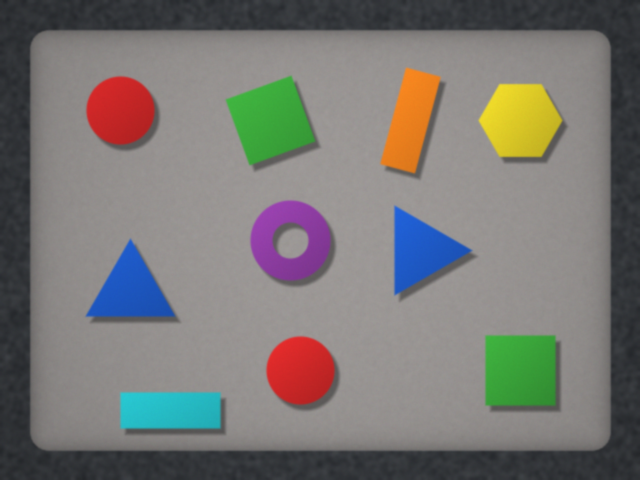
//> input picture assets/images/sample_color.png, 640 x 480 px
$ ./main   (built with g++ and OpenCV 4)
//> lines starting //> are read from the running program, lines starting //| are printed output that depends on the picture; after the words box and inside, x2 and y2 are one past the last pixel; in counts of white or black regions, pixels touching at a corner belong together
### vs/Ch16_ImageStudio/History.h
#pragma once
#include <opencv2/opencv.hpp>
#include <deque>
#include <string>
#include <vector>

// 되돌리기 · 다시 실행: 이미지 스냅숏(+ 이름)을 스택 두 개로 관리한다
class History
{
public:
    explicit History(size_t maxDepth = 20) : maxDepth_(maxDepth) {}

    void reset(const cv::Mat& img, const std::string& label)
    {
        undo_.clear();
        redo_.clear();
        current_ = { img.clone(), label };             // clone: History 가 자기 데이터를 가진다
    }

    // [25 lines left out: functions push, undo, redo, not called in this run]

    const cv::Mat& current() const { return current_.image; }
    const std::string& label() const { return current_.label; }
    size_t undoCount() const { return undo_.size(); }
    size_t redoCount() const { return redo_.size(); }

    // [7 lines left out: function labels, not called in this run]

private:
    struct Snapshot { cv::Mat image; std::string label; };
    std::deque<Snapshot> undo_;
    std::vector<Snapshot> redo_;
    Snapshot current_;
    size_t maxDepth_;
};

### vs/Ch16_ImageStudio/Pipeline.h
#pragma once
#include "Filter.h"
#include <vector>

// 필터를 순서대로 담아 한 번에 실행한다. 필터 객체의 주인(owner) = Pipeline
class Pipeline
{
public:
    void add(std::unique_ptr<Filter> f) { filters_.push_back(std::move(f)); }

    // [7 lines left out: function popBack, not called in this run]

    void clear() { filters_.clear(); }
    size_t size() const { return filters_.size(); }

    // [8 lines left out: function run, not called in this run]

    std::string describe() const
    {
        if (filters_.empty()) return "(none)";
        std::string s;
        for (size_t i = 0; i < filters_.size(); i++)
            s += (i ? " -> " : "") + filters_[i]->name();
        return s;
    }

private:
    std::vector<std::unique_ptr<Filter>> filters_;
};

### vs/Ch16_ImageStudio/Filters.cpp
#include "Filter.h"
#include <stdexcept>
using namespace cv;

// [13 lines left out: functions toGray, oddKernel, not called in this run]

Mat GrayFilter::apply(const Mat& src) const { return toGray(src); }

// [84 lines left out: functions apply, apply, apply, apply, apply, apply and 5 more, not called in this run]

std::map<std::string, FilterMaker> makeFactory()
{
    std::map<std::string, FilterMaker> f;
    f["gray"]   = [](std::istringstream&) { return std::make_unique<GrayFilter>(); };
    f["blur"]   = [](std::istringstream& in) { return std::make_unique<BlurFilter>(readInt(in, 5, "blur")); };
    f["median"] = [](std::istringstream& in) { return std::make_unique<MedianFilter>(readInt(in, 5, "median")); };
    f["thresh"] = [](std::istringstream& in) -> std::unique_ptr<Filter> {
        std::string arg = "otsu";
        in >> arg;
        if (arg == "otsu") return std::make_unique<ThresholdFilter>(-1);
        std::istringstream num(arg);
        int t = readInt(num, -1, "thresh");
        if (t < 0 || t > 255) throw std::out_of_range("thresh: 0~255 또는 otsu");
        return std::make_unique<ThresholdFilter>(t);
    };
    f["canny"] = [](std::istringstream& in) {
        int lo = readInt(in, 50, "canny");
        int hi = readInt(in, 150, "canny");
        if (lo >= hi) throw std::invalid_argument("canny: 낮은 값 < 높은 값 이어야 합니다");
        return std::make_unique<CannyFilter>(lo, hi);
    };
    f["sharpen"] = [](std::istringstream& in) { return std::make_unique<SharpenFilter>(readDouble(in, 1.0, "sharpen")); };
    f["bc"] = [](std::istringstream& in) {
        double alpha = readDouble(in, 1.2, "bc");
        int beta = readInt(in, 10, "bc");
        return std::make_unique<BrightnessContrastFilter>(alpha, beta);
    };
    f["morph"] = [](std::istringstream& in) {
        std::string op = "open";
        in >> op;
        return std::make_unique<MorphFilter>(op, readInt(in, 5, "morph"));
    };
    f["invert"] = [](std::istringstream&) { return std::make_unique<InvertFilter>(); };
    return f;
}

### vs/Ch16_ImageStudio/main.cpp
// 16차시 Image Studio — Visual Studio 판 (키보드 단축키 · 트랙바)
//  - Studio 클래스(명령 해석기)는 강좌 3교시 예제 3(브라우저 판)과 같습니다. 키를 "명령 문자열" 로 바꿔 execute() 에 넘깁니다.
//  - 솔루션 폴더(vs/)에 images/ 폴더를 복사해 두세요 (강좌 저장소의 assets/images). 저장 파일도 솔루션 폴더에 생깁니다.
//  - 실행 인수로 이미지 경로를 주면 그 이미지로 시작합니다:  Ch16_ImageStudio.exe my.png
#include "Filter.h"
#include "Pipeline.h"
#include "History.h"
#include <iostream>
#ifdef _WIN32
#include <windows.h>
#endif
using namespace cv;
using namespace std;

// 원본 | 결과를 나란히 + 위쪽 글자 띠 + 아래쪽 상태 줄
Mat sideBySide(const Mat& before, const Mat& after, const string& a, const string& b, const string& status)
{
    Mat l = before, r = after, out;                 // 헤더만 복사 — hconcat 이 새 Mat 을 만든다
    if (l.channels() == 1) cvtColor(before, l, COLOR_GRAY2BGR);
    if (r.channels() == 1) cvtColor(after, r, COLOR_GRAY2BGR);
    hconcat(l, r, out);
    for (int i = 0; i < 2; i++)
    {
        rectangle(out, Rect(i * l.cols, 0, l.cols, 32), Scalar(0, 0, 0), FILLED);
        putText(out, i == 0 ? a : b, Point(i * l.cols + 10, 23), FONT_HERSHEY_SIMPLEX, 0.7, Scalar(255, 255, 255), 2);
    }
    copyMakeBorder(out, out, 0, 30, 0, 0, BORDER_CONSTANT, Scalar(50, 50, 50));
    putText(out, status, Point(10, out.rows - 9), FONT_HERSHEY_SIMPLEX, 0.55, Scalar(0, 255, 255), 1);
    return out;
}

class Studio
{
public:
    Studio() : factory_(makeFactory()) {}
    bool execute(const string& line);               // false = 끝내기
    Mat view() const
    {
        return sideBySide(original_, history_.current(), "BEFORE", "AFTER: " + history_.label(),
                          format("undo %d | redo %d | ", (int)history_.undoCount(), (int)history_.redoCount()) + recipe_.describe());
    }
    bool hasImage() const { return !original_.empty(); }

private:
    void open(const string& path);
    void applyFilter(unique_ptr<Filter> f);
    void info() const;
    void help() const;

    map<string, FilterMaker> factory_;
    History history_{ 20 };
    Pipeline recipe_;                               // 원본 → 현재 이미지를 만든 필터들
    vector<unique_ptr<Filter>> redoFilters_;        // undo 로 꺼낸 필터 (redo 때 되돌려 놓음)
    Mat original_;
    string path_;
};

void Studio::open(const string& path)
{
    Mat img = imread(path);
    if (img.empty()) { cout << "  열 수 없음: " << path << endl; return; }
    original_ = img;
    path_ = path;
    history_.reset(img, "open");
    recipe_.clear();
    redoFilters_.clear();
    cout << "  열기: " << path << " (" << img.cols << "x" << img.rows << ")" << endl;
}

void Studio::applyFilter(unique_ptr<Filter> f)
{
    Mat result = f->apply(history_.current());
    history_.push(result, f->name());
    recipe_.add(std::move(f));                      // 필터 객체의 소유권을 레시피로 옮긴다
    redoFilters_.clear();
    cout << "  적용: " << history_.label() << " -> " << typeToString(result.type())
         << format(", 평균 %.1f", mean(result)[0]) << endl;
}

void Studio::info() const
{
    const Mat& cur = history_.current();
    cout << "  파일: " << path_ << ", 원본 " << original_.cols << "x" << original_.rows
         << " " << typeToString(original_.type()) << endl;
    cout << "  현재: " << history_.label() << " (" << typeToString(cur.type())
         << format(", 평균 %.1f)", mean(cur)[0]) << endl;
    cout << "  레시피: " << recipe_.describe() << endl;
    cout << "  undo " << history_.undoCount() << " / redo " << history_.redoCount() << endl;
}

void Studio::help() const
{
    cout << "  필터:";
    for (const auto& kv : factory_) cout << " " << kv.first;
    cout << endl << "  기타: open info history undo redo reset show save replay quit" << endl;
}

bool Studio::execute(const string& line)
{
    istringstream in(line);
    string cmd;
    if (!(in >> cmd) || cmd[0] == '#') return true;       // 빈 줄 · 주석
    if (cmd == "quit" || cmd == "exit") return false;
    if (cmd == "help") { help(); return true; }
    if (cmd == "open") { string p; in >> p; open(p); return true; }
    if (!hasImage()) { cout << "  먼저 open 으로 이미지를 여세요" << endl; return true; }

    if (cmd == "info") info();
    else if (cmd == "undo")
    {
        if (!history_.undo()) { cout << "  되돌릴 것이 없습니다" << endl; return true; }
        redoFilters_.push_back(recipe_.popBack());
        cout << "  되돌리기 -> " << history_.label() << endl;
    }
    else if (cmd == "redo")
    {
        if (!history_.redo()) { cout << "  다시 실행할 것이 없습니다" << endl; return true; }
        recipe_.add(std::move(redoFilters_.back()));
        redoFilters_.pop_back();
        cout << "  다시 실행 -> " << history_.label() << endl;
    }
    else if (cmd == "reset")
    {
        history_.reset(original_, "open");
        recipe_.clear();
        redoFilters_.clear();
        cout << "  원본으로 초기화" << endl;
    }
    else if (cmd == "history")
    {
        vector<string> v = history_.labels();
        for (size_t i = 0; i < v.size(); i++)
            cout << "  " << i << ": " << v[i] << (i + 1 == v.size() ? "  <- 현재" : "") << endl;
    }
    else if (cmd == "show") imshow("Image Studio", view());
    else if (cmd == "save")
    {
        string p = "result.png";
        in >> p;
        cout << (imwrite(p, history_.current()) ? "  저장: " : "  저장 실패: ") << p << endl;
    }
    else if (cmd == "replay")                              // 레시피를 다른 이미지에 그대로 적용
    {
        string src, dst = "replay.png";
        in >> src >> dst;
        Mat img = imread(src);
        if (img.empty()) { cout << "  열 수 없음: " << src << endl; return true; }
        Mat out = recipe_.run(img);
        imwrite(dst, out);
        cout << "  " << src << " -> [" << recipe_.describe() << "] -> " << dst
             << format(" (평균 %.1f)", mean(out)[0]) << endl;
    }
    else
    {
        auto it = factory_.find(cmd);
        if (it == factory_.end()) { cout << "  알 수 없는 명령: " << cmd << " (help 로 목록 보기)" << endl; return true; }
        applyFilter(it->second(in));                       // 인수가 틀리면 여기서 예외
    }
    return true;
}

// ------------------------------------------------------------------ 키보드 UI
void printHelp()
{
    cout << "---------------------------------------------------------------" << endl;
    cout << " 1 gray   2 blur(kernel)   3 median(kernel)   4 thresh(0=otsu)" << endl;
    cout << " 5 canny  6 sharpen        7 bright/contrast  8 morph open(kernel)  9 invert" << endl;
    cout << " z undo   y redo   r reset   i info   h history   s save   o 다음 이미지" << endl;
    cout << " c 콘솔에서 명령 입력 (예: replay images/washers.png out.png)   ? 도움말   ESC 끝" << endl;
    cout << "---------------------------------------------------------------" << endl;
}

void runKeyboardUI(Studio& studio, const vector<string>& images)
{
    const string WIN = "Image Studio";
    namedWindow(WIN, WINDOW_AUTOSIZE);
    int k = 5, t = 0;                                  // 트랙바 값 (t = 0 이면 Otsu)
    createTrackbar("kernel", WIN, &k, 31);
    createTrackbar("thresh 0=otsu", WIN, &t, 255);
    size_t imgIndex = 0;
    int saveNo = 1;

    while (true)
    {
        Mat v = studio.view();
        if (v.cols > 1600)                             // 큰 이미지는 화면용으로만 줄인다
            resize(v, v, Size(), 1600.0 / v.cols, 1600.0 / v.cols, INTER_AREA);
        imshow(WIN, v);

        int key = waitKey(50);
        if (key < 0)                                   // 키 없음: 창이 닫혔는지만 확인
        {
            if (getWindowProperty(WIN, WND_PROP_VISIBLE) < 1) break;
            continue;
        }
        key &= 0xFF;
        if (key == 27) break;                          // ESC

        string cmd;
        switch (key)
        {
        case '1': cmd = "gray"; break;
        case '2': cmd = "blur " + to_string(k); break;
        case '3': cmd = "median " + to_string(k); break;
        case '4': cmd = (t == 0) ? "thresh otsu" : "thresh " + to_string(t); break;
        case '5': cmd = "canny 50 150"; break;
        case '6': cmd = "sharpen 1.0"; break;
        case '7': cmd = "bc 1.2 10"; break;
        case '8': cmd = "morph open " + to_string(k); break;
        case '9': cmd = "invert"; break;
        case 'z': cmd = "undo"; break;
        case 'y': cmd = "redo"; break;
        case 'r': cmd = "reset"; break;
        case 'i': cmd = "info"; break;
        case 'h': cmd = "history"; break;
        case 's': cmd = format("save studio_%03d.png", saveNo++); break;
        case 'o':
            imgIndex = (imgIndex + 1) % images.size();
            cmd = "open " + images[imgIndex];
            break;
        case 'c': cout << "명령> "; getline(cin, cmd); break;   // 콘솔에서 명령 직접 입력
        case '?': printHelp(); continue;
        default: continue;
        }
        cout << "> " << cmd << endl;
        try
        {
            if (!studio.execute(cmd)) break;
        }
        catch (const cv::Exception& e) { cout << "  OpenCV 오류: " << e.err << endl; }
        catch (const exception& e)     { cout << "  오류: " << e.what() << endl; }
    }
    destroyAllWindows();
}

int main(int argc, char** argv)
{
#ifdef _WIN32
    SetConsoleOutputCP(CP_UTF8);                       // 한글 출력 (/utf-8 옵션과 함께)
#endif
    vector<string> images = { "images/sample_color.png", "images/washers.png", "images/salt_pepper.png",
                              "images/low_contrast.png", "images/uneven_light.png", "images/nuts_bolts_color.png" };
    if (argc > 1) images.insert(images.begin(), argv[1]);

    Studio studio;
    cout << "Image Studio (OpenCV " << CV_VERSION << ")" << endl;
    studio.execute("open " + images[0]);
//> in open, img is the input picture: 480 rows x 640 cols, CV_8UC3; mean B, G, R 115.5, 119, 120.9
//|   열기: images/sample_color.png (640x480)
    if (!studio.hasImage())
    {
        cout << images[0] << " 을(를) 읽지 못했습니다. 솔루션 폴더에 images/ 를 복사했는지 확인하세요." << endl;
        return -1;
    }
    printHelp();
    runKeyboardUI(studio, images);
//> in sideBySide, `hconcat(l, r, out);`:
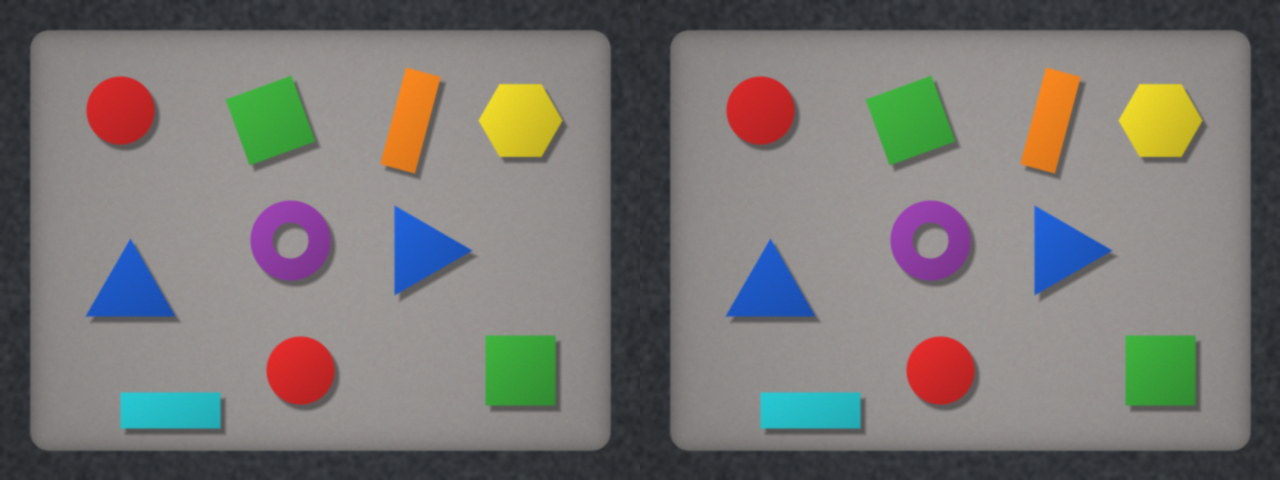
//> out: 480 rows x 1280 cols, CV_8UC3; mean B, G, R 115.5, 119, 120.9
//> the loop in sideBySide, `for (int i = 0; i < 2; i++)` made 2 passes
//> pass 1, in sideBySide, `putText(out, i == 0 ? a : b, Point(i * l.cols + 10, 23), FONT_HERSHEY_..`:
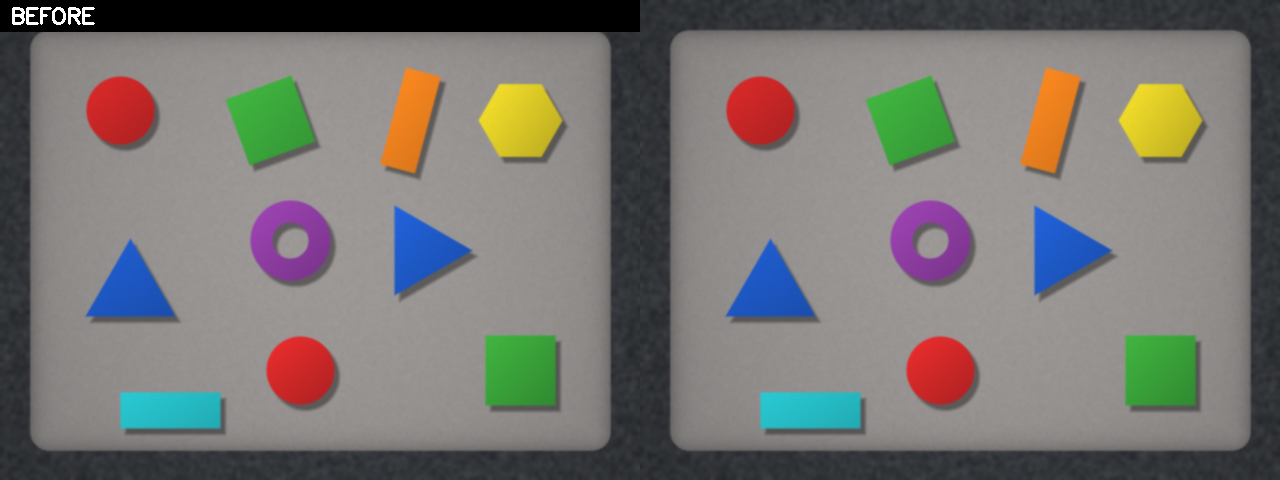
//> out: 480 rows x 1280 cols, CV_8UC3; 3.33% of pixels changed, all inside (x1, y1, x2, y2) = (0, 0, 640, 32)
//> pass 2, in sideBySide, `putText(out, i == 0 ? a : b, Point(i * l.cols + 10, 23), FONT_HERSHEY_..`:
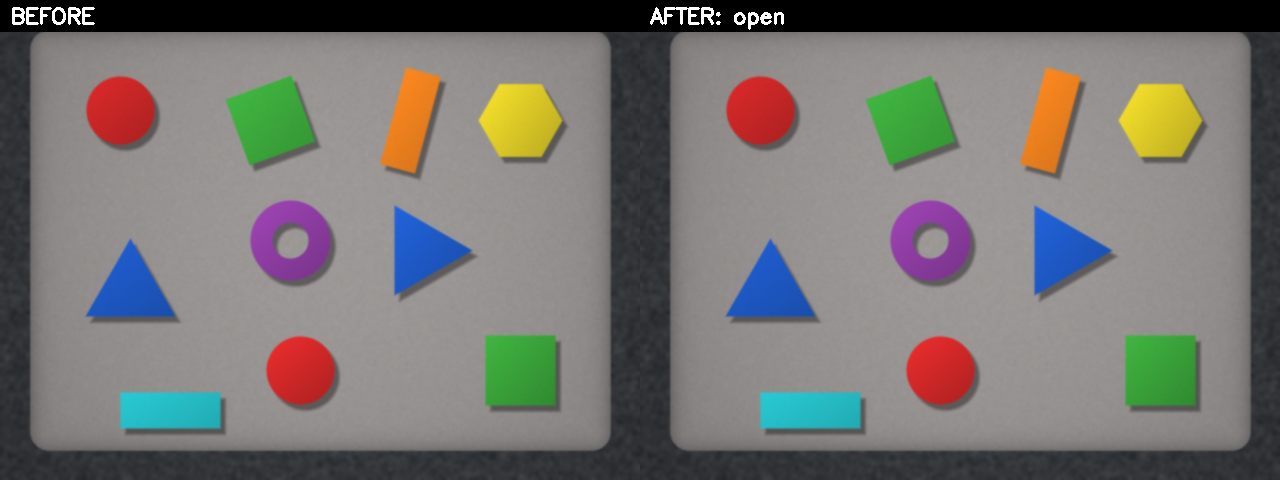
//> out: 480 rows x 1280 cols, CV_8UC3; 3.33% of pixels changed, all inside (x1, y1, x2, y2) = (640, 0, 1280, 32)
//> in sideBySide, `copyMakeBorder(out, out, 0, 30, 0, 0, BORDER_CONSTANT, Scalar(50, 50, ..`:
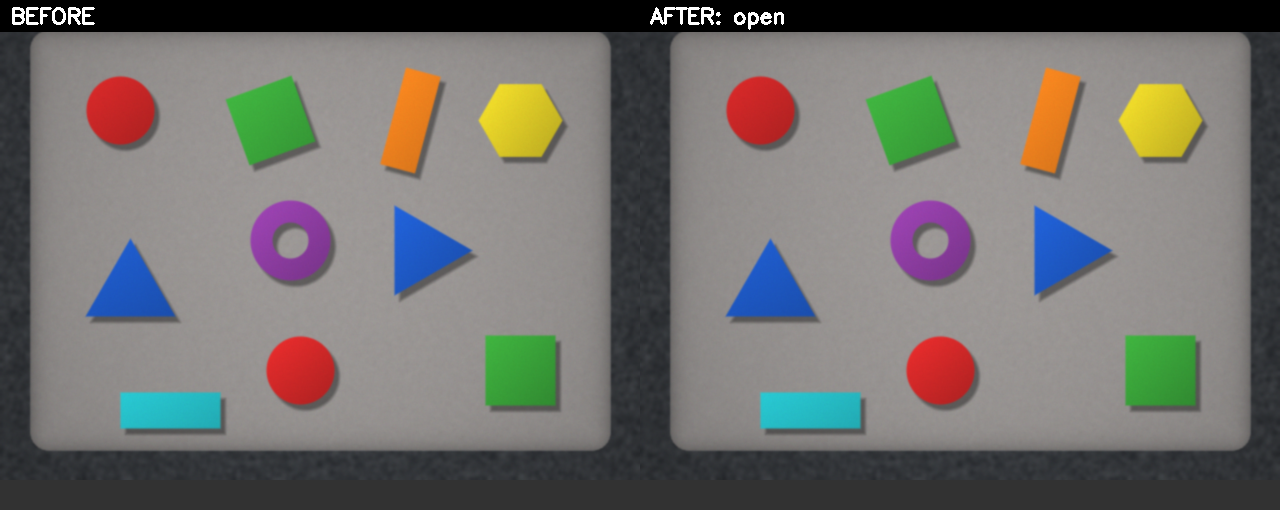
//> out: 510 rows x 1280 cols, CV_8UC3; mean B, G, R 108.6, 112.1, 114
//> in sideBySide, `putText(out, status, Point(10, out.rows - 9), FONT_HERSHEY_SIMPLEX, 0...`:
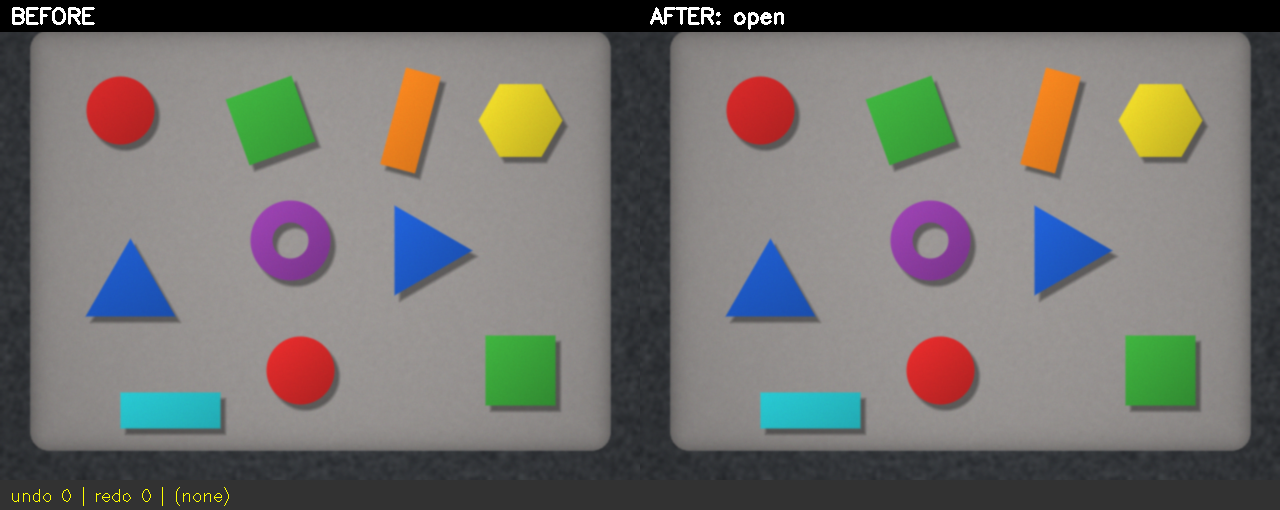
//> out: 510 rows x 1280 cols, CV_8UC3; 0.06% of pixels changed, all inside (x1, y1, x2, y2) = (12, 487, 229, 506)
//> the Esc key is pressed
    return 0;
}
